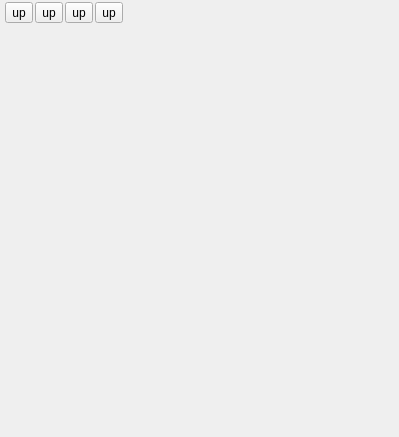
<?xml version="1.0" encoding="UTF-8"?>
<ui version="4.0">
 <class>Form</class>
 <widget class="QWidget" name="Form">
  <property name="geometry">
   <rect>
    <x>0</x>
    <y>0</y>
    <width>399</width>
    <height>437</height>
   </rect>
  </property>
  <property name="windowTitle">
   <string>Form</string>
  </property>
  <layout class="QVBoxLayout" name="verticalLayout">
   <property name="spacing">
    <number>0</number>
   </property>
   <property name="margin">
    <number>0</number>
   </property>
   <item>
    <widget class="QWidget" name="containerTools" native="true">
     <property name="sizePolicy">
      <sizepolicy hsizetype="Preferred" vsizetype="Minimum">
       <horstretch>0</horstretch>
       <verstretch>0</verstretch>
      </sizepolicy>
     </property>
     <layout class="QHBoxLayout" name="horizontalLayout">
      <property name="spacing">
       <number>2</number>
      </property>
      <property name="leftMargin">
       <number>5</number>
      </property>
      <property name="topMargin">
       <number>2</number>
      </property>
      <property name="rightMargin">
       <number>5</number>
      </property>
      <property name="bottomMargin">
       <number>2</number>
      </property>
      <item>
       <widget class="QToolButton" name="buttonAdd">
        <property name="text">
         <string>up</string>
        </property>
        <property name="icon">
         <iconset>
          <normaloff>../../../data/icons/buttons/add.png</normaloff>../../../data/icons/buttons/add.png</iconset>
        </property>
       </widget>
      </item>
      <item>
       <widget class="QToolButton" name="buttonRemove">
        <property name="text">
         <string>up</string>
        </property>
        <property name="icon">
         <iconset>
          <normaloff>../../../data/icons/buttons/delete.png</normaloff>../../../data/icons/buttons/delete.png</iconset>
        </property>
       </widget>
      </item>
      <item>
       <widget class="QToolButton" name="buttonUp">
        <property name="text">
         <string>up</string>
        </property>
        <property name="icon">
         <iconset>
          <normaloff>../../../data/icons/buttons/up.png</normaloff>../../../data/icons/buttons/up.png</iconset>
        </property>
       </widget>
      </item>
      <item>
       <widget class="QToolButton" name="buttonDown">
        <property name="text">
         <string>up</string>
        </property>
        <property name="icon">
         <iconset>
          <normaloff>../../../data/icons/buttons/down.png</normaloff>../../../data/icons/buttons/down.png</iconset>
        </property>
       </widget>
      </item>
      <item>
       <spacer name="horizontalSpacer">
        <property name="orientation">
         <enum>Qt::Horizontal</enum>
        </property>
        <property name="sizeHint" stdset="0">
         <size>
          <width>40</width>
          <height>20</height>
         </size>
        </property>
       </spacer>
      </item>
     </layout>
    </widget>
   </item>
   <item>
    <widget class="QWidget" name="containerTree" native="true">
     <property name="sizePolicy">
      <sizepolicy hsizetype="Preferred" vsizetype="Expanding">
       <horstretch>0</horstretch>
       <verstretch>0</verstretch>
      </sizepolicy>
     </property>
    </widget>
   </item>
  </layout>
 </widget>
 <resources/>
 <connections/>
</ui>
